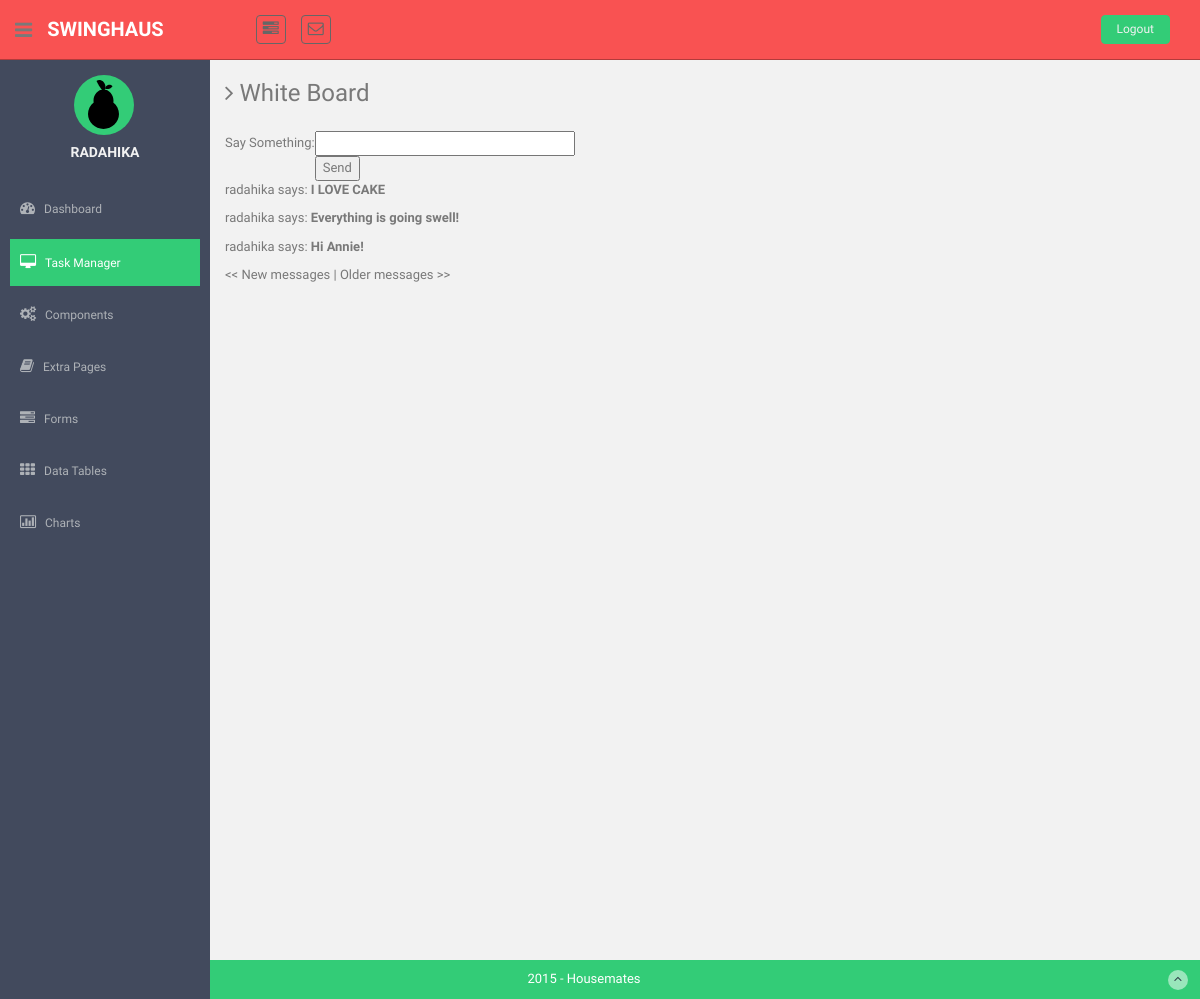
The page /home (signed in) on the database as committed earlier.
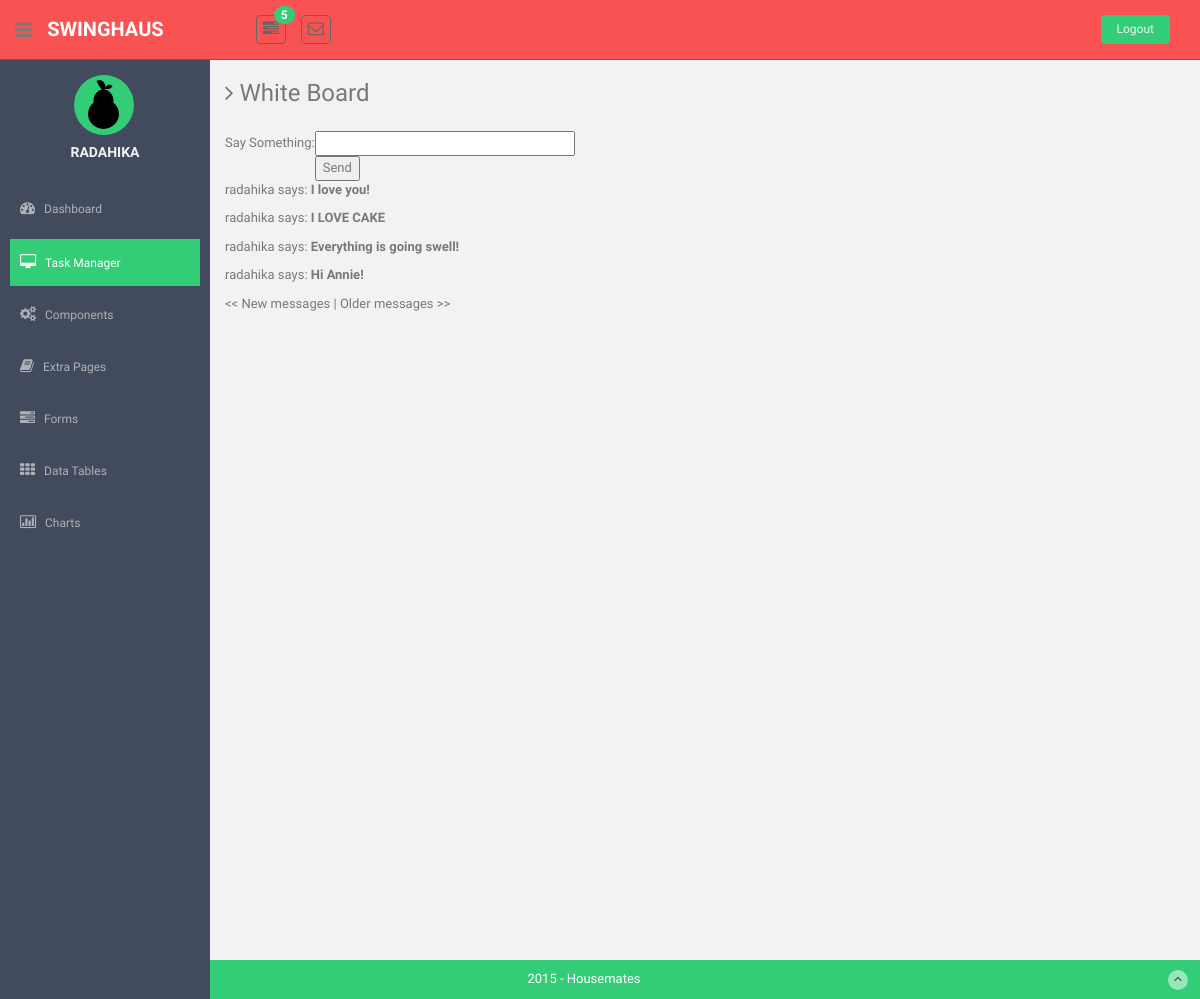
The same page on the database as committed later.
### app/models.py (models this page shows, shortened)
class Message(db.Model):
    __tablename__ = 'message'
    id = db.Column(db.Integer, primary_key=True)
    message = db.Column(db.String(500), index=True)
    timestamp = db.Column(db.DateTime)
    read = db.Column(db.Boolean, default=False)
    house_id = db.Column(db.Integer, db.ForeignKey('house.id'))
    sender_id = db.Column(db.Integer, db.ForeignKey('user.id'))
    receiver_id = db.Column(db.Integer, db.ForeignKey('user.id'))
    sender = db.relationship('User', foreign_keys='Message.sender_id')
    receiver = db.relationship('User', foreign_keys='Message.receiver_id')

class User(db.Model):
    __tablename__ = 'user'
    id = db.Column(db.Integer, primary_key=True)
    username  = db.Column(db.String(64), index=True, unique=True)
    password_hash = db.Column(db.String(128))
    token = db.Column(db.String(128))
    email = db.Column(db.String(120), index=True, unique=True)
    phone_number = db.Column(db.String(10))
    house_id = db.Column(db.Integer, db.ForeignKey('house.id'))
    chores = db.relationship('Chore', backref='author', lazy='dynamic')
    messages = db.relationship('Message', backref='Message.sender_id', primaryjoin='User.id==Message.receiver_id', lazy='dynamic')
    def get_housename(self):
        return str(self.home.housename)
    def uncompleted_chore_count(self):
        chores = self.chores.all()
        count = 0
        for chore in chores:
            if not chore.status:
                count += 1
        return count
    def house_messages(self):
        return self.home.sorted_messages()
    def sorted_chores(self):
        return self.chores.order_by(Chore.timestamp.desc())
    def chore_size(self, chore):
        return len(chore.description)
    def unread_messages(self):
        unread = 0
        for m in self.messages:
            if not m.read:
                unread += 1
        return unread

class Chore(db.Model):
    __tablename__ = 'chore'
    id = db.Column(db.Integer, primary_key = True)
    title = db.Column(db.String(64))
    description = db.Column(db.String(140))
    status = db.Column(db.Boolean, default=False) #Initalize all chores as incompleted
    timestamp = db.Column(db.DateTime)
    house_id = db.Column(db.Integer, db.ForeignKey('house.id'))
    user_id = db.Column(db.Integer, db.ForeignKey('user.id'))
    def get_status(self):
        if self.status:
            return 'Done'
        return 'In Progress'

### app/views.py (the view)
@app.route('/home', methods=['GET', 'POST'])
@app.route('/home/<int:page>', methods=['GET', 'POST'])
@login_required
def home(page=1, chore_page=1):
    user = g.user
    form = MessageForm()
    if form.validate_on_submit():
        message = Message(message=form.message.data, timestamp=datetime.datetime.utcnow(), sender=user, home=user.home, receiver=None)
        db.session.add(message)
        db.session.commit()
        flash('Your message is sent!')
        return redirect(url_for('home'))
    house_messages = user.house_messages().paginate(page, MESSAGES_PER_PAGE, False)
    messages = user.messages.paginate(page, MESSAGES_PER_PAGE, False)
    chores = user.sorted_chores().paginate(chore_page, CHORES_PER_PAGE, False)
    return render_template('home.html',
                            title='Home',
                            user=user,
                            form=form,
                            house_messages=house_messages,
                            messages=messages,
                            chores=chores)

### app/forms.py
class MessageForm(Form):
    message = StringField('message', validators=[DataRequired()])

### app/models.py (called while the page is built)
    def sorted_messages(self):
        return self.messages.order_by(Message.timestamp.desc())

### app/views.py (called while the page is built)
@lm.user_loader
def load_user(id):
    return User.query.get(int(id))

@app.before_request
def before_request():
    g.user = current_user

### app/templates/home.html (shortened to what this page needs)
{% extends "base.html" %}
        {% block content %}
            <h3><i class="fa fa-angle-right"></i> White Board</h3>
          	<div class="row mt">
          		<div class="col-lg-12">
              <form action="" method="post" name="message">
                <table>
                  <tr>
                    <td>Say Something:</td>
                    <td> {{ form.message(size=30, maxlength=140) }}</td>
                  </tr>
                  <tr>
                    <td></td>
                    <td><input type="submit" value="Send"></td>
                </tr>
              </table>
            </form>
            {% for message in house_messages.items %}
            <p>
                {{ message.sender.username }} says: <b>{{ message.message }}</b>
            </p>
            {% endfor %}
            {% if messages.has_prev %}<a href="{{ url_for('home', page=messages.prev_num) }}"><< Newer messages</a>{%
            else %}<< New messages{% endif %} |
            {% if messages.has_next %}<a href="{{ url_for('home', page=messages.next_num) }}">Older messages >></a>{%
            else %}Older messages >>{% endif %}
          		</div>
          	</div>
    {% endblock %}

### app/templates/base.html (shortened to what the changed rows need)
<!DOCTYPE html>
<html lang="en">
  <head>
    <link href="{{ url_for('static', filename='assets/css/bootstrap.css') }}" rel="stylesheet">
    <link href="{{ url_for('static', filename='assets/font-awesome/css/font-awesome.css') }}" rel="stylesheet" />
    <link href="{{ url_for('static', filename='assets/css/style.css') }}" rel="stylesheet">
    <link href="{{ url_for('static', filename='assets/css/style-responsive.css') }}" rel="stylesheet">
    <link href="{{ url_for('static', filename='css/home_style.css') }}" rel="stylesheet">
    <link rel="stylesheet" href="{{ url_for('static', filename='assets/css/to-do.css') }}">
    <link rel="stylesheet" type="text/css" href="{{ url_for('static', filename='assets/css/zabuto_calendar.css') }}">
    <link rel="stylesheet" type="text/css" href="{{ url_for('static', filename='assets/js/gritter/css/jquery.gritter.css') }}" />
    <link rel="stylesheet" type="text/css" href="{{ url_for('static', filename='assets/lineicons/style.css') }}">
  </head>
  <body>
  <section id="container" >
      <header class="header black-bg">
            <div class="nav notify-row" id="top_menu">
                <ul class="nav top-menu">
                    <li class="dropdown">
                        <a data-toggle="dropdown" class="dropdown-toggle" href="#">
                            <i class="fa fa-tasks"></i>
                            {% if user.uncompleted_chore_count() > 0 %}
                            <span class="badge bg-theme" id="inbox_count">
                              {{ user.uncompleted_chore_count() }}
                            </span>
                            {% endif %}
                        </a>
                    </li>
                </ul>
            </div>
        </header>
      <section id="main-content">
          <section class="wrapper site-min-height">
            {% block content %}
            {% endblock %}
      </section><! --/wrapper -->
      </section>
  </section>
  </body>
</html>

Rows that differ between the two databases and show on the page:
now on this page (row edited): Chore: uncompleted_chore_count "5"
changed Chore: status True → False (drawn)
added Message: sender.username "radahika", message "I love you!"
